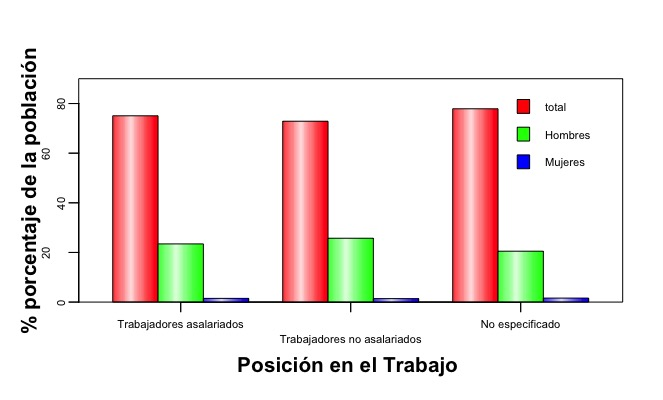

Reproduce this figure in R.
library(plotrix)
library(readxl)

azca<-read_xlsx("azcaeco1.xlsx")
attach(azca)

azca1<-azca[,-1]
azca2<-t(azca1)
colnames(azca2)<- c("Trabajadores asalariados", "Trabajadores no asalariados", "No especificado")


barp(azca2, names.arg = colnames(azca2), cex.axis = 0.7,
     col=rainbow(3), cylindrical = TRUE, ylim = c(0,90), 
     shadow = FALSE, staxx = TRUE, staxy = TRUE,
     legend.pos = list(x=0.10, y=0.30), xlab = "", ylab = "", border = TRUE)


mtext("Posición en el Trabajo ", 1, line = 2.8, font = 2, cex = 1.3)
mtext("% porcentaje de la población", 2, line = 2, font = 2, cex = 1.3)
legend("topright", c("total", "Hombres", "Mujeres"), bty="n", cex = .7, fill=c("red", "green", "blue"))

#legend("topright", colnames(azca1), bty="n", cex = 0.5, fill=c("red","lightskyblue"))
